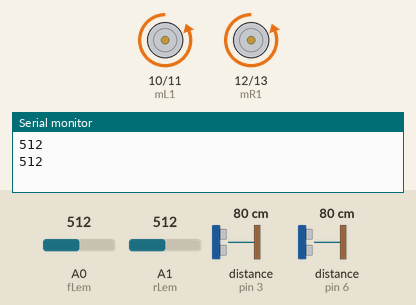
A sketch run on a simulated Arduino Uno, built with avr-gcc and run on an emulated ATmega328P. On the bench: motor-driver pin pairs drawn as motors (green arrow = first pin HIGH = forward, orange = second pin HIGH = backward, longer = more drive), the last lines printed to the serial monitor. The test bench sets the inputs (shaded band); at power-on: A0 (fLem) = 512, A1 (rLem) = 512, distance to the obstacle (sensors on pin 3, pin 6) 80 cm. The echo pulse lasts 58.3 µs per cm.

Above: at 5.2 s.
5.3 s: A0 (fLem) set to 588
7.2 s: A0 (fLem) set to 614
At 9.2 s:
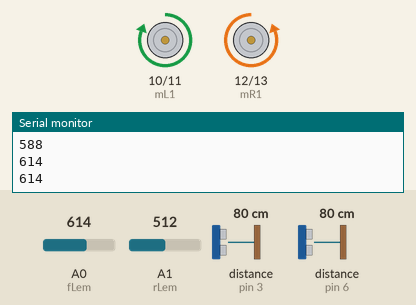
9.5 s: A0 (fLem) set to 590
At 10.8 s:
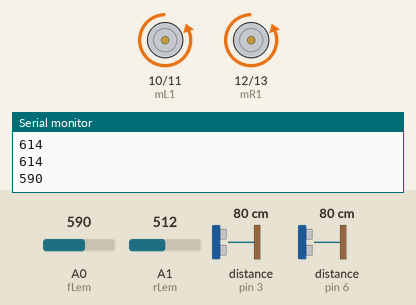
11.5 s: A0 (fLem) set to 610
At 12.3 s:
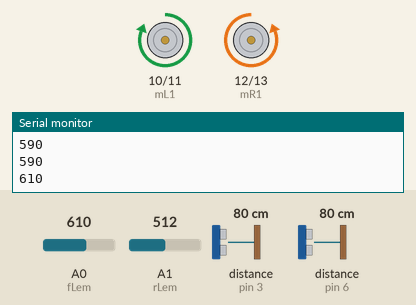
13.5 s: A1 (rLem) set to 591
15.2 s: A1 (rLem) set to 610
At 17.0 s:
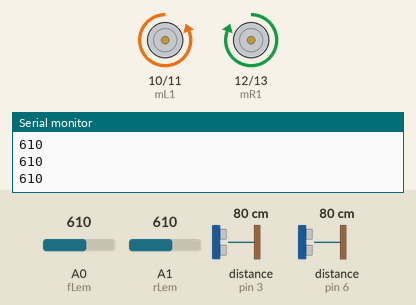
Timing chart, 0 to 18.5 s (numbered marks = the images above; inputs shaded):
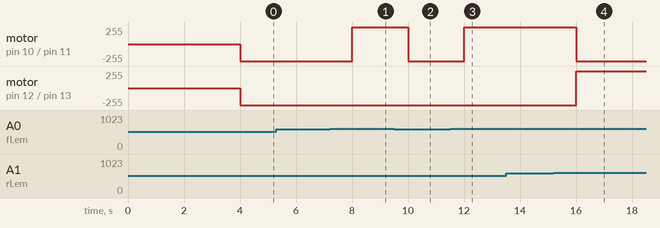

Measured:
- the behaviour switches between 600 and 601 on A0 (fLem) (found by bisection; images 0 and 1)
- the behaviour switches between 600 and 601 on A1 (rLem) (found by bisection; images 3 and 4)
- after the input at 7.2 s, motor on pin 10 (mL1) / pin 11 (mL2): backward 255/255 → forward 255/255 after 0.80 s
- after the input at 9.5 s, motor on pin 10 (mL1) / pin 11 (mL2): forward 255/255 → backward 255/255 after 0.50 s
- after the input at 11.5 s, motor on pin 10 (mL1) / pin 11 (mL2): backward 255/255 → forward 255/255 after 0.50 s
- after the input at 15.2 s, motor on pin 10 (mL1) / pin 11 (mL2): forward 255/255 → backward 255/255 after 0.82 s; motor on pin 12 (mR1) / pin 13 (mR2): backward 255/255 → forward 255/255 after 0.82 s

The sketch:

sumo_code.ino
```cpp
//#########################################
//############ Sumobot Code V1 ############
//############   March, 2019   ############
//#########################################


//Front Ping Sensor
#define fPtrig 2 //front ping trigger
#define fPech 3 //front ping echo

//Rear Ping Sensor
#define rPtrig 5 //rear ping trigger
#define rPech 6 //rear ping echo

//Line Sensors
#define fLem A0 //front line emitter at analog 0
#define rLem A1 //rear line emitter at analog 1

//Motors
#define mL1 10 //left motor pin 1
#define mL2 11 //left motor pin 2
#define mR1 12 //right motor pin 1
#define mR2 13 //right motor pin 2


void setup() {
  Serial.begin(9600); //Starts serial with 9600 BAUD

  //Assigning input/output pins
  pinMode(fPtrig, OUTPUT);
  pinMode(fPech, INPUT);
  pinMode(rPtrig, OUTPUT);
  pinMode(rPech, INPUT);
  pinMode(fLem, INPUT);
  pinMode(rLem, INPUT);
  pinMode(mL1, OUTPUT);
  pinMode(mL2, OUTPUT);
  pinMode(mR1, OUTPUT);
  pinMode(mR2, OUTPUT);

  //Defaulting motors to off
  digitalWrite(mL1, LOW);
  digitalWrite(mL2, LOW);
  digitalWrite(mR1, LOW);
  digitalWrite(mR2, LOW);

  delay(4000); //NEED DELAY AT START
  forwards();
}

//########################################################
void loop() { //THIS RUNS EVERYTHING

  if(frontLine()) {
    //Sensed white line in front
    backwards();
    delay(1000); //moves back for 1 second, change to a proper distance later
  }
  else if(rearLine()) {
    //Sensed white line in back
    forwards();
    delay(1000); //moves forward for 1 second, change to a proper distance later
  }

  else if(frontPing() <= 40) {
    forwards(); //something is in front of us
  }
  else if(rearPing() <= 40) {
    backwards(); //something is behind us
  }
  else { //nothing around us
    left();
  }
} //END LOOP
//########################################################


//Additional functions to do various tasks

int frontPing() { //checks distance using front ping sensor
  //sends a pulse out of the trigger
  digitalWrite(fPtrig, LOW);
  delayMicroseconds(2);
  digitalWrite(fPtrig, HIGH);
  delayMicroseconds(10);
  digitalWrite(fPtrig, LOW);

  long dur = pulseIn(fPech, HIGH); //reads a pulse from the echo only if it is HIGH, finding the time it takes to return
  if(dur == 0) {
    return 0;
  }
  else {
    int dist = dur/29/2;
    return dist; //returns distance in cm
  }
}


int rearPing() { //checks distance using rear ping sensor
  //sends a pulse out of the trigger
  digitalWrite(rPtrig, LOW);
  delayMicroseconds(2);
  digitalWrite(rPtrig, HIGH);
  delayMicroseconds(10);
  digitalWrite(rPtrig, LOW);

  long dur = pulseIn(rPech, HIGH); //reads a pulse from the echo only if it is HIGH, finding the time it takes to return
  if(dur == 0) {
    return 0;
  }
  else {
    int dist = dur/29/2;
    return dist; //returns distance in cm
  }
}


bool frontLine() { //checks if there is white below the front sensor
  int check = analogRead(fLem);
  Serial.println(check); //used to check data
  if(check > 600) { // if the voltage is above a certain value, we are on black. 100 was determined experimentally
    return false;
  }
  else {
    return true;
  }
}


bool rearLine() { //checks if there is white below the front sensor
  int check = analogRead(rLem);
  //Serial.println(check); //used to check data
  if(check > 600) { // if the voltage is above a certain value, we are on black. 100 was determined experimentally
    return false;
  }
  else {
    return true;
  }
}


void leftF() { //left motor forwards
  digitalWrite(mL1, HIGH);
  digitalWrite(mL2, LOW);
}

void leftR() { //left motor backwards
  digitalWrite(mL1, LOW);
  digitalWrite(mL2, HIGH);
}

void rightF() { //right motor forwards
  digitalWrite(mR1, HIGH);
  digitalWrite(mR2, LOW);
}

void rightR() { //right motor backwards
  digitalWrite(mR1, LOW);
  digitalWrite(mR2, HIGH);
}


//Functions for motor control

void forwards() {
  leftF();
  rightR();
}

void backwards() {
  leftR();
  rightR();
}

void right() {
  leftF();
  rightR();
}

void left() {
  leftR();
  rightF();
}

void Stop() {
  digitalWrite(mL1, LOW);
  digitalWrite(mL2, LOW);
  digitalWrite(mR1, LOW);
  digitalWrite(mR2, LOW);
}
```
